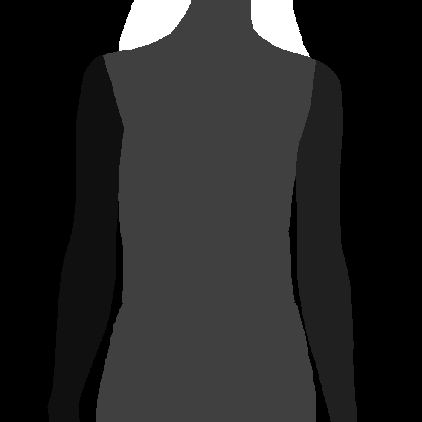
#> input picture data/model_1/model_info/model_parse.png, 422 x 422 px
$ python deepGenPro.py
#> lines starting #> are read from the running program, lines starting #| are printed output that depends on the picture; after the words box and inside, x2 and y2 are one past the last pixel; in counts of white or black regions, pixels touching at a corner belong together
#> in main, model_parse is the input picture: PIL image 422x422 L; min 0, max 255, mean 37
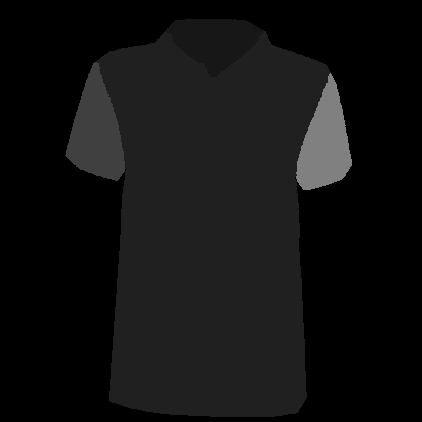
#> input picture data/model_1/cloth_1/cloth_parse.png, 422 x 422 px
#> in main, cloth_parse is the input picture: PIL image 422x422 L; min 0, max 128, mean 17.1
### preprocess.py
from PIL import ImageChops
import cv2
import numpy as np
from matplotlib import pyplot as plt
from PIL import ImageFilter

# Get residual parsing result
def get_and_save_residual_mask(cloth_parse, cloth_sleeve, model_parse, cloth_dir):
#> called with cloth_sleeve = 'short', cloth_dir = './data/model_1/cloth_1/'
    if cloth_sleeve == 'short':
        model_body = model_parse.point(lambda i: i==64, mode='1')
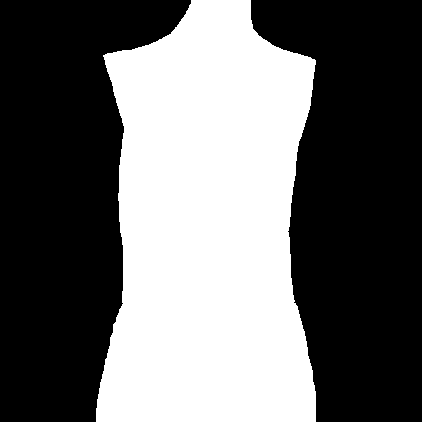
#> model_body: PIL image 422x422 1; 41.5% white; 1 white region, box (x1, y1, x2, y2) and area: (96, 0, 316, 422) 73934
    else:
        model_body = model_parse.point(lambda i: i!=0, mode='1')
    cloth_less = cloth_parse.point(lambda i: i==0 or i==23, mode='1')
#> cloth_less: PIL image 422x422 1; 56.8% white; 1 black region, box (x1, y1, x2, y2) and area: (65, 30, 352, 417) 77017

    model_body = model_body.filter(ImageFilter.MaxFilter(7))
#> model_body: PIL image 422x422 1; 43.4% white; 1 white region, box (x1, y1, x2, y2) and area: (93, 0, 319, 422) 77267
    cloth_less = cloth_less.filter(ImageFilter.MaxFilter(7))
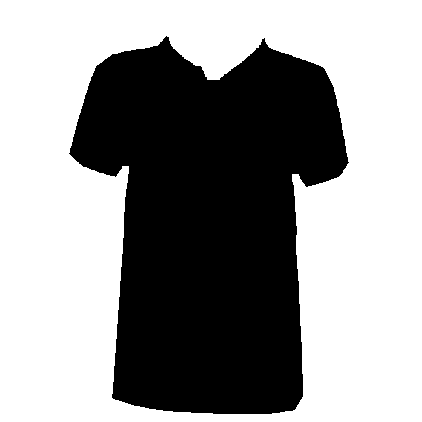
#> cloth_less: PIL image 422x422 1; 59.3% white; 1 black region, box (x1, y1, x2, y2) and area: (69, 36, 349, 414) 72424
    residual_mask = ImageChops.logical_and(model_body, cloth_less)
#> residual_mask: PIL image 422x422 1; 6.8% white; 5 white regions (1 under 20 px), largest, box (x1, y1, x2, y2) and area: (100, 0, 319, 80) 6333, (93, 302, 319, 422) 4992, (115, 166, 129, 281) 763, (292, 174, 299, 198) 96

    fig,ax = plt.subplots(1,3, figsize=(15,15))
    ax[0].imshow(model_body)
    ax[1].imshow(cloth_less)
    ax[2].imshow(residual_mask)
    plt.show()
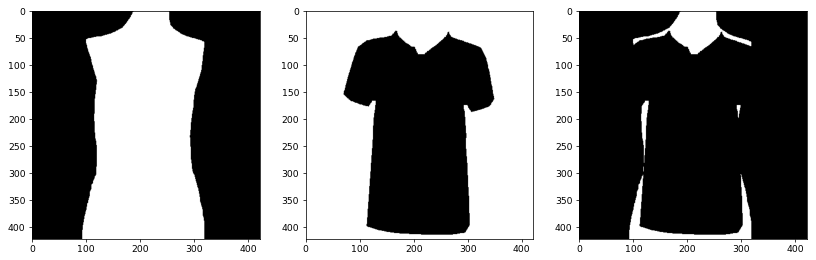
#> figure drawn by matplotlib, 3 panels

    residual_mask.save(cloth_dir+f'residual_parse.png')

    return


def get_arm_and_clothing_mask(cloth_dir, model_dir):
#> called with cloth_dir = './data/model_1/cloth_1/', model_dir = './data/model_1/model_info/'
    parse_body =cv2.resize(cv2.imread(model_dir+'model_parse.png',cv2.IMREAD_GRAYSCALE), (512,512), interpolation = cv2.INTER_CUBIC)
#> parse_body: shape (512, 512); min 0, max 255, mean 37
    parse_body = ((parse_body==32) + (parse_body==16)).astype('uint8')
#> parse_body: shape (512, 512); values 0 (black) and 1 (white), 15.7% white; 35 white regions (31 under 20 px), largest, box (x1, y1, x2, y2) and area: (59, 68, 149, 512) 21090, (359, 73, 432, 512) 19848, (412, 204, 413, 273) 69, (429, 443, 430, 468) 25
    kernel_body = np.ones((3,3),np.uint8)
    kernel_body_d = np.ones((11,11),np.uint8)
    parse_body_er = cv2.erode(parse_body,kernel_body,iterations = 1,  borderType=cv2.BORDER_CONSTANT, borderValue=0)
#> parse_body_er: shape (512, 512); values 0 (black) and 1 (white), 14.8% white; 2 white regions, box (x1, y1, x2, y2) and area: (61, 70, 148, 511) 19985, (361, 77, 431, 511) 18805
    parse_body_er = cv2.dilate(parse_body_er,kernel_body_d,iterations = 1,  borderType=cv2.BORDER_CONSTANT, borderValue=0)
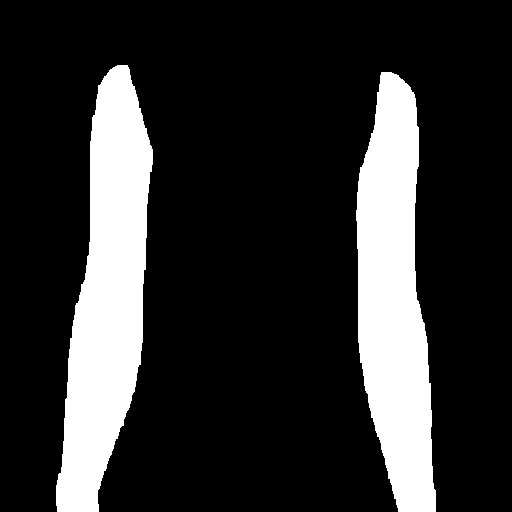
#> parse_body_er: shape (512, 512); values 0 (black) and 1 (white), 18.7% white; 2 white regions, box (x1, y1, x2, y2) and area: (56, 65, 153, 512) 25217, (356, 72, 436, 512) 23845


    cloth_parse =cv2.resize(cv2.imread(cloth_dir + f'cloth_parse.png',cv2.IMREAD_GRAYSCALE), (512,512), interpolation = cv2.INTER_CUBIC)
#> cloth_parse: shape (512, 512); min 0, max 155, mean 17.2
    parse_er0 = ((cloth_parse==32)|(cloth_parse==64)|(cloth_parse==128)).astype('uint8')
#> parse_er0: shape (512, 512); values 0 (black) and 1 (white), 41.9% white; 19 white regions (16 under 20 px), largest, box (x1, y1, x2, y2) and area: (119, 39, 399, 504) 99145, (81, 78, 150, 218) 5605, (361, 94, 425, 229) 5106
    kernel = np.ones((5,5),np.uint8)
    parse_er0 = cv2.dilate(parse_er0,kernel,iterations = 1,  borderType=cv2.BORDER_CONSTANT, borderValue=0)
#> parse_er0: shape (512, 512); values 0 (black) and 1 (white), 43.7% white; 1 white region, box (x1, y1, x2, y2) and area: (79, 36, 429, 506) 114679
    kernel = np.ones((15,15),np.uint8)
    parse_er0 = cv2.erode(parse_er0,kernel,iterations = 1,  borderType=cv2.BORDER_CONSTANT, borderValue=0)
#> parse_er0: shape (512, 512); values 0 (black) and 1 (white), 38.9% white; 1 white region, box (x1, y1, x2, y2) and area: (88, 49, 419, 499) 102029

    mask_arm = parse_body_er & (cloth_parse==32) # Arm covering the clothing
#> mask_arm: shape (512, 512); values 0 (black) and 1 (white), 1% white; 12 white regions (9 under 20 px), largest, box (x1, y1, x2, y2) and area: (357, 74, 399, 209) 1235, (119, 67, 153, 172) 849, (356, 217, 366, 391) 636
    mask_arm[:256] = 0
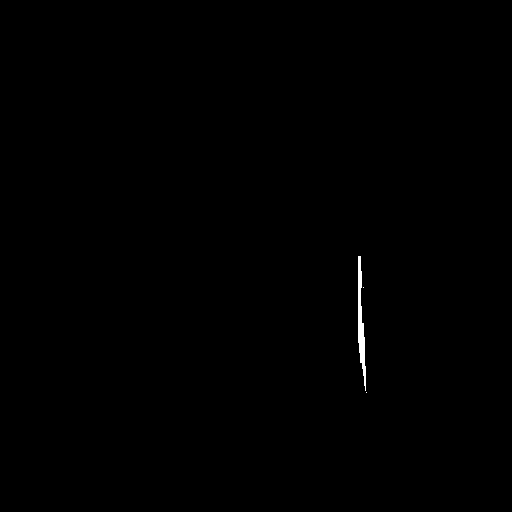
#> mask_arm: shape (512, 512); values 0 (black) and 1 (white), 0.21% white; 3 white regions (2 under 20 px), largest, box (x1, y1, x2, y2) and area: (358, 256, 366, 391) 538
    kernel = np.ones((5,5),np.uint8)
    mask_arm = cv2.dilate(mask_arm,kernel,iterations = 1,  borderType=cv2.BORDER_CONSTANT, borderValue=0)
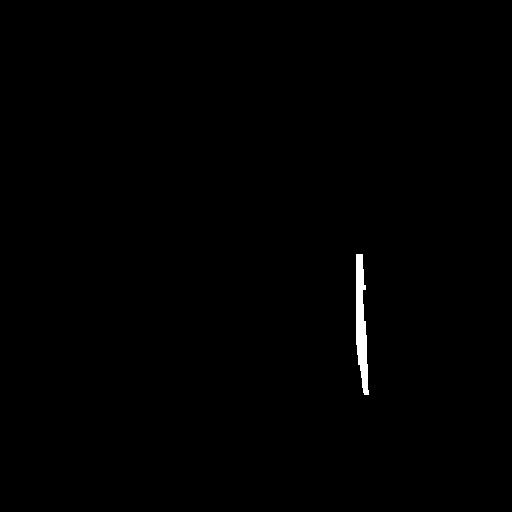
#> mask_arm: shape (512, 512); values 0 (black) and 1 (white), 0.44% white; 1 white region, box (x1, y1, x2, y2) and area: (356, 254, 369, 395) 1153
    plt.imshow(mask_arm)
    plt.show()

    mask_inner = parse_er0 & (1-mask_arm) # Clothing covering the body except for the arms
#> mask_inner: shape (512, 512); values 0 (black) and 1 (white), 38.9% white; 1 white region, box (x1, y1, x2, y2) and area: (88, 49, 419, 499) 101901
    plt.imshow(mask_inner)
    plt.show()

    mask_arm = (mask_arm.astype('float32')[np.newaxis,np.newaxis])
    mask_inner = (mask_inner.astype('float32')[np.newaxis,np.newaxis])

    return mask_arm, mask_inner

### dnnlib/util.py
# Copyright (c) 2019, NVIDIA Corporation. All rights reserved.
#
# This work is made available under the Nvidia Source Code License-NC.
# To view a copy of this license, visit
# https://nvlabs.github.io/stylegan2/license.html

"""Miscellaneous utility classes and functions."""

import ctypes
import fnmatch
import importlib
import inspect
import numpy as np
import os
import shutil
import sys
import types
import io
import pickle
import re
import requests
import html
import hashlib
import glob
import uuid

from distutils.util import strtobool
from typing import Any, List, Tuple, Union


# Util classes
# ------------------------------------------------------------------------------------------


class EasyDict(dict):
    """Convenience class that behaves like a dict but allows access with the attribute syntax."""

    # [5 lines left out: function __getattr__, not called in this run]

    def __setattr__(self, name: str, value: Any) -> None:
        self[name] = value

    def __delattr__(self, name: str) -> None:
        del self[name]


class Logger(object):
    """Redirect stderr to stdout, optionally print stdout to a file, and optionally force flushing on both stdout and the file."""

    # [12 lines left out: function __init__, not called in this run]

    def __enter__(self) -> "Logger":
        return self

    def __exit__(self, exc_type: Any, exc_value: Any, traceback: Any) -> None:
        self.close()

    # [70 lines left out: functions write, flush, close, format_time, ask_yes_no, tuple_product, not called in this run]


_str_to_ctype = {
    "uint8": ctypes.c_ubyte,
    "uint16": ctypes.c_uint16,
    "uint32": ctypes.c_uint32,
    "uint64": ctypes.c_uint64,
    "int8": ctypes.c_byte,
    "int16": ctypes.c_int16,
    "int32": ctypes.c_int32,
    "int64": ctypes.c_int64,
    "float32": ctypes.c_float,
    "float64": ctypes.c_double
}


# [104 lines left out: functions get_dtype_and_ctype, is_pickleable, get_module_from_obj_name, get_obj_from_module, get_obj_by_name, call_func_by_name and 1 more, not called in this run]


def is_top_level_function(obj: Any) -> bool:
    """Determine whether the given object is a top-level function, i.e., defined at module scope using 'def'."""
    return callable(obj) and obj.__name__ in sys.modules[obj.__module__].__dict__


# [53 lines left out: functions get_top_level_function_name, list_dir_recursively_with_ignore, copy_files_and_create_dirs, not called in this run]


# URL helpers
# ------------------------------------------------------------------------------------------

def is_url(obj: Any, allow_file_urls: bool = False) -> bool:
    """Determine whether the given object is a valid URL string."""
    if not isinstance(obj, str) or not "://" in obj:
        return False
    if allow_file_urls and obj.startswith('file:///'):
        return True
    try:
        res = requests.compat.urlparse(obj)
        if not res.scheme or not res.netloc or not "." in res.netloc:
            return False
        res = requests.compat.urlparse(requests.compat.urljoin(obj, "/"))
        if not res.scheme or not res.netloc or not "." in res.netloc:
            return False
    except:
        return False
    return True


# [65 lines left out: function open_url, not called in this run]

### training/misc.py
# Copyright (c) 2019, NVIDIA Corporation. All rights reserved.
#
# This work is made available under the Nvidia Source Code License-NC.
# To view a copy of this license, visit
# https://nvlabs.github.io/stylegan2/license.html

"""Miscellaneous utility functions."""

import os
import pickle
import numpy as np
import re
import glob
import PIL.Image
import PIL.ImageFont
import dnnlib

result_dir = 'results'
#----------------------------------------------------------------------------
# Convenience wrappers for pickle that are able to load data produced by
# older versions of the code, and from external URLs.

def open_file_or_url(file_or_url):
    if dnnlib.util.is_url(file_or_url):
        return dnnlib.util.open_url(file_or_url, cache_dir='.stylegan2-cache')
    return open(file_or_url, 'rb')

def load_pkl(file_or_url):
    with open_file_or_url(file_or_url) as file:
        return pickle.load(file, encoding='latin1')

def save_pkl(obj, filename):
    with open(filename, 'wb') as file:
        pickle.dump(obj, file, protocol=pickle.HIGHEST_PROTOCOL)

#----------------------------------------------------------------------------
# Image utils.

# [36 lines left out: functions adjust_dynamic_range, create_image_grid, convert_to_pil_image, not called in this run]

def save_image_grid(images, filename, drange=[0,1], grid_size=None):
    convert_to_pil_image(create_image_grid(images, grid_size), drange).save(filename)

# [125 lines left out: functions apply_mirror_augment, parse_config_for_previous_run, setup_snapshot_image_grid, locate_run_dir, list_network_pkls, locate_network_pkl, not called in this run]

def get_id_string_for_network_pkl(network_pkl):
    p = network_pkl.replace('.pkl', '').replace('\\', '/').split('/')
    return '-'.join(p[max(len(p) - 2, 0):])

#----------------------------------------------------------------------------
# Loading data from previous training runs.

def load_network_pkl(run_id_or_run_dir_or_network_pkl, snapshot_or_network_pkl=None):
    return load_pkl(locate_network_pkl(run_id_or_run_dir_or_network_pkl, snapshot_or_network_pkl))

### deepGenPro.py
from preprocess import get_and_save_residual_mask, get_arm_and_clothing_mask
from DGP import projection, semantic_search, pattern_search
from visualize import save_img, save_video
import tensorflow.compat.v1 as tf
import numpy as np
import cv2
import os
import argparse
from PIL import Image
import dnnlib
import dnnlib.tflib as tflib
import training.misc as misc


def main(args):
    # set base info
    cloth_dir = args.cloth_dir
    model_dir = args.model_dir
    cloth_sleeve = args.cloth_sleeve
    output_dir = args.output_dir
    network_pkl = args.network_pkl

    # get residual mask between model and clothing
    model_parse = Image.open(model_dir + f"model_parse.png")
    cloth_parse = Image.open(cloth_dir + f"cloth_parse.png")
    get_and_save_residual_mask(cloth_parse, cloth_sleeve, model_parse, cloth_dir)
    parse_res = cv2.resize(
        cv2.imread(cloth_dir + f"residual_parse.png", cv2.IMREAD_GRAYSCALE),
        (512, 512),
        interpolation=cv2.INTER_CUBIC,
    )
    parse_residual_np = (1 - parse_res // 255)[
        np.newaxis,
        np.newaxis,
    ]

    # get mask arm and mask inner
    mask_arm, mask_inner = get_arm_and_clothing_mask(cloth_dir, model_dir)

    # Load Encoder and StyleGAN2 model
    tflib.init_tf()
#> (this line was passed over: dnnlib is not available in this run)
    args.E, args.D, args.Gs = misc.load_pkl(
        network_pkl
    )  # Encoder, Discriminator, Generator

    # setting variables
    args.rough_align_placeholder = tf.placeholder(
        shape=[1, 3, 512, 512], dtype=tf.float32
    )  # Rough alignment
    args.latent_code_placeholder = args.E.get_output_for(
        args.rough_align_placeholder, is_training=False
    )  # Latent code
    args.generate_img_placeholder = args.Gs.components.synthesis.get_output_for(
        args.latent_code_placeholder, randomize_noise=False
    )  # Encoding result

    args.noise_vars = [
        var
        for name, var in args.Gs.components.synthesis.vars.items()
        if name.startswith("noise")
    ]
    args.noise_np = tflib.run(args.noise_vars)

    args.wp = tf.get_variable(shape=[1, 16, 512], dtype=tf.float32, name="wp0")
    args.x_rec = args.Gs.components.synthesis.get_output_for(
        args.wp, randomize_noise=False
    )
    args.x_rec_255 = (tf.transpose(args.x_rec, [0, 2, 3, 1]) + 1) / 2 * 255

    args.x = tf.placeholder(tf.float32, shape=[1, 3, 512, 512], name="rough_alignment")
    args.x_255 = (tf.transpose(args.x, [0, 2, 3, 1]) + 1) / 2 * 255

    sess = tf.get_default_session()

    # Projection
    rough_alignment, encoder_result, outputs_projection, projection_list = projection(
        args, sess, cloth_dir, parse_residual_np, args.projection_steps
    )
    outputs_projection_np = np.uint8(
        255 * (outputs_projection[1][0].transpose([1, 2, 0]) / 2 + 0.5).clip(0, 1)
    )
    encoder_result_np = np.uint8(
        255 * (encoder_result[0].transpose([1, 2, 0]) / 2 + 0.5).clip(0, 1)
    )
    projection_list_np = [
        np.uint8(255 * (x[1][0].transpose([1, 2, 0]) / 2 + 0.5).clip(0, 1))
        for x in projection_list
    ]

    # Semantic search
    outputs_semantic_search, semantic_search_list = semantic_search(
        args,
        sess,
        cloth_dir,
        model_dir,
        outputs_projection,
        mask_inner,
        mask_arm,
        args.semantic_steps,
    )
    outputs_semantic_search_np = np.uint8(
        255 * (outputs_semantic_search[1][0].transpose([1, 2, 0]) / 2 + 0.5).clip(0, 1)
    )
    semantic_search_list_np = [
        np.uint8(255 * (x[1][0].transpose([1, 2, 0]) / 2 + 0.5).clip(0, 1))
        for x in semantic_search_list
    ]

    # Pattern search
    outputs_pattern_search, pattern_search_list = pattern_search(
        args,
        sess,
        cloth_dir,
        model_dir,
        outputs_projection,
        mask_inner,
        mask_arm,
        args.pattern_steps,
    )
    outputs_pattern_search_np = np.uint8(
        255 * (outputs_pattern_search[1][0].transpose([1, 2, 0]) / 2 + 0.5).clip(0, 1)
    )
    pattern_search_list_np = [
        np.uint8(255 * (x[1][0].transpose([1, 2, 0]) / 2 + 0.5).clip(0, 1))
        for x in pattern_search_list
    ]

    # Save results
    if not os.path.exists(output_dir):
        os.mkdir(output_dir)

    # save imgs
    save_img(rough_alignment, output_dir + "rough_alignment.png")
    save_img(encoder_result_np, output_dir + "outputs_encoder.png")
    save_img(outputs_projection_np, output_dir + "outputs_projection.png")
    save_img(outputs_semantic_search_np, output_dir + "outputs_semantic_search.png")
    save_img(outputs_pattern_search_np, output_dir + "outputs_pattern_search.png")

    # save videos
    save_video(
        output_dir,
        "projection.mp4",
        rough_alignment,
        encoder_result_np,
        projection_list_np,
    )
    save_video(
        output_dir,
        "semantic_search.mp4",
        rough_alignment,
        outputs_projection_np,
        semantic_search_list_np,
    )
    save_video(
        output_dir,
        "pattern_search.mp4",
        rough_alignment,
        outputs_semantic_search_np,
        pattern_search_list_np,
    )
    save_video(
        output_dir,
        "DGP.mp4",
        rough_alignment,
        encoder_result_np,
        projection_list_np + semantic_search_list_np + pattern_search_list_np,
    )

    # [4 lines of commented-out code are left out]


if __name__ == "__main__":
    parser = argparse.ArgumentParser(description="VirtualTryOn Demo")

    # data dir
    parser.add_argument(
        "--cloth_dir",
        type=str,
        default="./data/model_1/cloth_1/",
        dest="cloth_dir",
        help="Custom path to img dir",
    )

    parser.add_argument(
        "--model_dir",
        type=str,
        default="./data/model_1/model_info/",
        dest="model_dir",
        help="Custom path to model dir",
    )

    parser.add_argument(
        "--cloth_sleeve",
        type=str,
        default="short",
        dest="cloth_sleeve",
        help="Custom cloth sleeve length, short or long",
    )

    parser.add_argument(
        "--output_dir",
        type=str,
        default="./output/",
        dest="output_dir",
        help="Custom path to output dir",
    )

    # network dir
    parser.add_argument(
        "--network_pkl",
        type=str,
        default="./pretrained_models/encoder-stylegan2-upper-body-512.pkl",
        dest="network_pkl",
        help="encoder and stylegan network",
    )

    parser.add_argument(
        "--percepture_model",
        type=str,
        default="./pretrained_models/vgg.h5",
        dest="percepture_model",
        help="percepture model",
    )

    parser.add_argument(
        "--attr_model",
        type=str,
        default="./pretrained_models/attributes_model_resnet101.h5",
        dest="attr_model",
        help="attributes model",
    )

    # DGP parameters
    parser.add_argument(
        "--projection_steps",
        type=int,
        default=1,
        dest="projection_steps",
        help="projection steps",
    )
    parser.add_argument(
        "--semantic_steps",
        type=int,
        default=10,
        dest="semantic_steps",
        help="semantic search steps",
    )
    parser.add_argument(
        "--pattern_steps",
        type=int,
        default=15,
        dest="pattern_steps",
        help="pattern search steps",
    )

    args = parser.parse_args()
#> (the run stopped early here; a loop or call above may not have finished)
